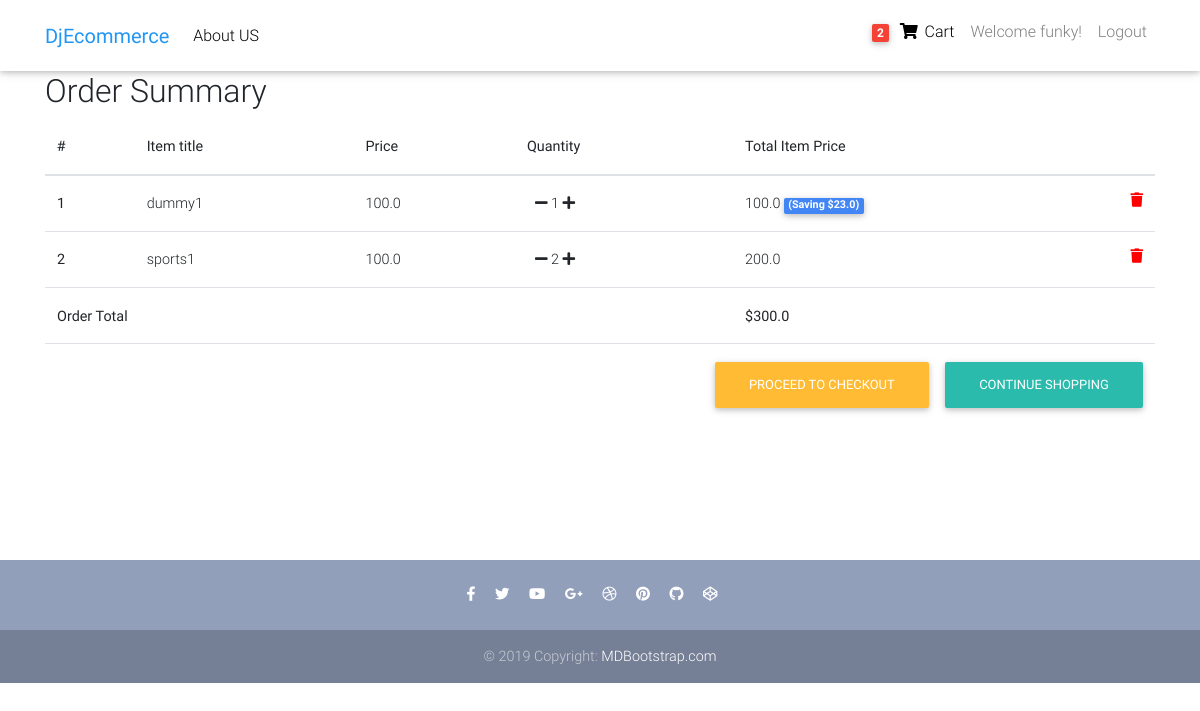
/order-summary/ (signed in), run on an earlier commit of the app's database.
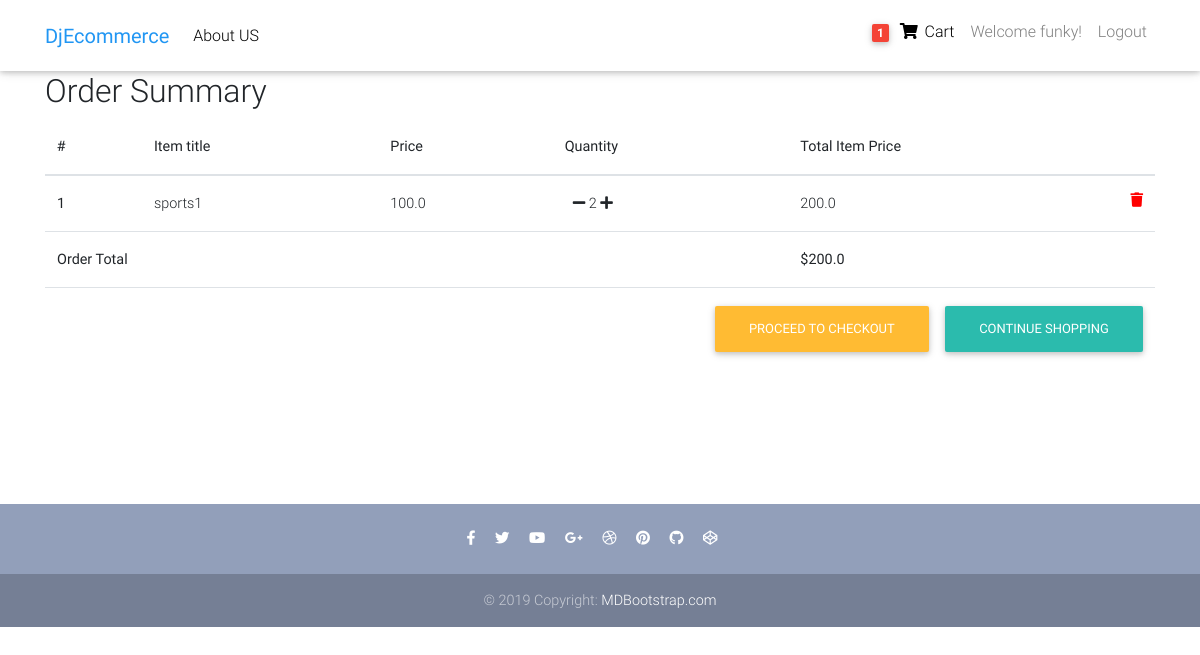
And on a later commit of the database.
### eCom/models.py (models this page shows, shortened)
class Order(models.Model):
    user = models.ForeignKey('auth.User',
                on_delete=models.CASCADE)
    items= models.ManyToManyField(OrderItem)
    start_date = models.DateField(auto_now_add=True)
    ordered_date=models.DateField()
    ordered = models.BooleanField(default=False)
    billing_address=models.ForeignKey('BillingAddress',on_delete=models.SET_NULL,blank=True, null=True)
    def get_total(self):
        total=0
        for order_item in self.items.all():
            total += order_item.get_final_price()
        return total

class OrderItem(models.Model):
    user = models.ForeignKey('auth.User',
                on_delete=models.CASCADE)
    ordered = models.BooleanField(default=False)
    item = models.ForeignKey(Item,
                on_delete=models.CASCADE)
    quantity=models.IntegerField(default=1)
    def get_total_item_price(self):
        return self.quantity * self.item.price
    def get_total_discount_price(self):
        return self.quantity * self.item.discount_price
    def saved_amount(self):
        return self.get_total_item_price() - self.get_total_discount_price()
    def get_final_price(self):
        if self.item.discount_price:
            return self.get_total_discount_price()
        return self.get_total_item_price()

class Item(models.Model):
    title = models.CharField(max_length=100)
    pic=models.ImageField(upload_to='shirt_pic',blank=True)
    price=models.FloatField()
    discount_price=models.FloatField(blank=True,null=True)
    category=models.CharField(choices=CATEGORY_CHOICES,max_length=2)
    label=models.CharField(choices=LABEL_CHOICES,max_length=1)
    description=models.TextField()

### eCom/views.py (the view)
# urls.py: path('order-summary/',OrderSummaryView.as_view(),name='order_summary'),
class OrderSummaryView(LoginRequiredMixin, View):
    def get(self, *args, **kwargs):
        try:
            order=Order.objects.get(user=self.request.user, ordered=False)
            context={
                'object':order
            }
            return render(self.request,'eCom/order-summary.html', context)
        except ObjectDoesNotExist:
            messages.error(self.request,"You dont have active order")
            return redirect("/")

### eCom/templatetags/cart_template_tags.py (called while the page is built)
@register.filter
def cart_item_count(user):
    if user.is_authenticated:
        s=Order.objects.filter(user=user,ordered=False)
        if s.exists():
            return s[0].items.count()
        return 0

### eCom/templates/eCom/order-summary.html (shortened to what this page needs)
{% extends "eCom/appbase.html" %}
{% block content%}
<h2>Order Summary</h2>
<table class="table">
  <thead >
    <tr>
      <th scope="col">#</th>
      <th scope="col">Item title</th>
      <th scope="col">Price</th>
      <th scope="col">Quantity</th>
      <th scope="col">Total Item Price</th>
    </tr>
  </thead>
  <tbody>
    {% for orderitem in object.items.all %}
    <tr>
      <th scope="row">{{ forloop.counter }}</th>
      <td>{{orderitem.item.title}}</td>
      <td>
      {% if orderitem.item.discount_price  %}
        {{orderitem.item.discount_price}}
      {% else %}
        {{orderitem.item.price}}
      {% endif %}
      </td>
      <td>
        <a href="{% url 'eCom:remove_single_item_from_cart' orderitem.item.pk%}"><i class="fas fa-minus ml-2"></i></a>
        {{orderitem.quantity}}
        <a href="{% url 'eCom:add_to_cart' orderitem.item.pk %}"><i class="fas fa-plus mr-2"></i></a>
      </td>
      <td>
      {% if orderitem.item.discount_price  %}
        {{orderitem.get_total_discount_price}}
        <span class="badge badge-primary" >(Saving ${{ orderitem.saved_amount}})</span>
      {% else %}
        {{orderitem.get_total_item_price}}
      {% endif %}
      <a style='color:red;' href="{% url 'eCom:remove_from_cart' orderitem.item.pk %}">
      <i class="fas fa-trash float-right"></i>
      </a>
      </td>
    </tr>
    {% endfor %}
    {% if object.get_total %}
    <tr>
      <td colspan="4"><b>Order Total</b></td>
      <td ><b>${{ object.get_total}}</b></td>
    </tr>
    <tr>
      <td colspan="5">
        <a class="btn btn-default float-right ml-3" href="/">Continue Shopping</a>
        <a class="btn btn-warning float-right" href="/checkout">Proceed to checkout</a>
      </td>
    </tr>
    {% endif %}
  </tbody>
</table>
{%endblock %}

### eCom/templates/eCom/appbase.html (shortened to what this page needs)
{% extends "base.html" %}

### templates/base.html (shortened to what this page needs)
<!DOCTYPE html>
{% load cart_template_tags %}
{% load static %}
<html lang="en" dir="ltr">
<head>
  <link rel="stylesheet" href="https://use.fontawesome.com/releases/v5.11.2/css/all.css">
  <link href="{% static 'css/bootstrap.min.css' %}" rel="stylesheet">
  <link href="{% static 'css/mdb.min.css' %}" rel="stylesheet">
  <link href="{% static 'css/style.min.css' %}" rel="stylesheet">
</head>
  <body>
      <nav class="navbar fixed-top navbar-expand-lg navbar-light white scrolling-navbar">
        <div class="container">
          <a class="navbar-brand t" href="{% url 'eCom:Home'%}" >
            <strong class="blue-text">DjEcommerce</strong>
          </a>
          <div class="collapse navbar-collapse" id="navbarSupportedContent">
            <ul class="navbar-nav mr-auto">
              <li class="nav-item">
                <a class="nav-link waves-effect" href="#" >About US</a>
              </li>
            </ul>
            <ul class="navbar-nav nav-flex-icons">
              {% if request.user.is_authenticated %}
              <li class="nav-item">
                <a href="{% url 'eCom:order_summary' %}"class="nav-link waves-effect">
                  <span class="badge red z-depth-1 mr-1">{{request.user|cart_item_count}} </span>
                  <i class="fas fa-shopping-cart"></i>
                  <span class="clearfix d-none d-sm-inline-block"> Cart </span>
                </a>
              </li>
              <li>
                <a class="nav-link waves-effect">
                  <span class="clearfix d-none d-sm-inline-block"> Welcome {{user.username}}!</span>
                </a>
              </li>
              <li>
                <a class="nav-link waves-effect" href="{% url 'accounts:logout' %}">
                  <span class="clearfix d-none d-sm-inline-block"> Logout</span>
                </a>
              </li>
              {% endif %}
            </ul>
          </div>
        </div>
      </nav>
<div class="mt-5 pt-4">
</div>
    <main>
      <div class="container">
        {% block content %}
        {% endblock %}
        </div>
  </main>
<br><br><br><br><br>
    <footer class="page-footer text-center font-small pt-4 wow fadeIn">
      <div class="pb-4">
        <a href="https://www.facebook.com/mdbootstrap" target="_blank">
          <i class="fab fa-facebook-f mr-3"></i>
        </a>
        <a href="https://twitter.com/MDBootstrap" target="_blank">
          <i class="fab fa-twitter mr-3"></i>
        </a>
        <a href="https://www.youtube.com/watch?v=7MUISDJ5ZZ4" target="_blank">
          <i class="fab fa-youtube mr-3"></i>
        </a>
        <a href="https://plus.google.com/u/0/b/107863090883699620484" target="_blank">
          <i class="fab fa-google-plus-g mr-3"></i>
        </a>
        <a href="https://dribbble.com/mdbootstrap" target="_blank">
          <i class="fab fa-dribbble mr-3"></i>
        </a>
        <a href="https://pinterest.com/mdbootstrap" target="_blank">
          <i class="fab fa-pinterest mr-3"></i>
        </a>
        <a href="https://github.com/mdbootstrap/bootstrap-material-design" target="_blank">
          <i class="fab fa-github mr-3"></i>
        </a>
        <a href="http://codepen.io/mdbootstrap/" target="_blank">
          <i class="fab fa-codepen mr-3"></i>
        </a>
      </div>
      <div class="footer-copyright py-3">
        © 2019 Copyright:
        <a href="https://mdbootstrap.com/education/bootstrap/" target="_blank"> MDBootstrap.com </a>
      </div>
    </footer>
  </body>
</html>

### templates/base.html (style rules this page uses)
html, body, header, .carousel { height: 60vh; }

What changed in the data, as far as the page shows it:
removed OrderItem: item "dummy1", item.discount_price "100.0", quantity "1", get_total_discount_price "100.0", saved_amount "23.0"
computed for Order: get_total "300.0" → "200.0"
Also different on the page:
{{ request.user|cart_item_count }}: "2" → "1"
